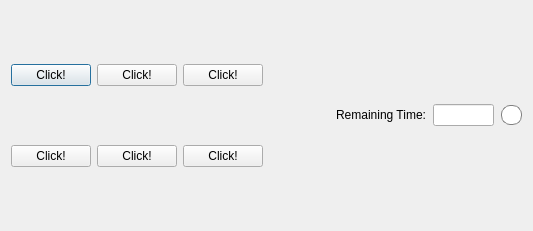
<?xml version="1.0" encoding="UTF-8"?>
<ui version="4.0">
 <class>MainDialog</class>
 <widget class="QDialog" name="MainDialog">
  <property name="geometry">
   <rect>
    <x>0</x>
    <y>0</y>
    <width>533</width>
    <height>231</height>
   </rect>
  </property>
  <property name="sizePolicy">
   <sizepolicy hsizetype="Fixed" vsizetype="Fixed">
    <horstretch>0</horstretch>
    <verstretch>0</verstretch>
   </sizepolicy>
  </property>
  <property name="minimumSize">
   <size>
    <width>533</width>
    <height>231</height>
   </size>
  </property>
  <property name="windowTitle">
   <string>Detect User Inactivity</string>
  </property>
  <layout class="QHBoxLayout" name="horizontalLayout_2">
   <item>
    <layout class="QGridLayout" name="gridLayout">
     <item row="0" column="0">
      <widget class="QPushButton" name="pushButton">
       <property name="text">
        <string>Click!</string>
       </property>
      </widget>
     </item>
     <item row="0" column="1">
      <widget class="QPushButton" name="pushButton_2">
       <property name="text">
        <string>Click!</string>
       </property>
      </widget>
     </item>
     <item row="0" column="2">
      <widget class="QPushButton" name="pushButton_3">
       <property name="text">
        <string>Click!</string>
       </property>
      </widget>
     </item>
     <item row="1" column="0">
      <widget class="QPushButton" name="pushButton_4">
       <property name="text">
        <string>Click!</string>
       </property>
      </widget>
     </item>
     <item row="1" column="1">
      <widget class="QPushButton" name="pushButton_5">
       <property name="text">
        <string>Click!</string>
       </property>
      </widget>
     </item>
     <item row="1" column="2">
      <widget class="QPushButton" name="pushButton_6">
       <property name="text">
        <string>Click!</string>
       </property>
      </widget>
     </item>
    </layout>
   </item>
   <item>
    <layout class="QHBoxLayout" name="horizontalLayout">
     <property name="spacing">
      <number>7</number>
     </property>
     <item>
      <widget class="QLabel" name="label_2">
       <property name="sizePolicy">
        <sizepolicy hsizetype="Fixed" vsizetype="Fixed">
         <horstretch>0</horstretch>
         <verstretch>0</verstretch>
        </sizepolicy>
       </property>
       <property name="maximumSize">
        <size>
         <width>211</width>
         <height>16777215</height>
        </size>
       </property>
       <property name="text">
        <string>Remaining Time:</string>
       </property>
       <property name="alignment">
        <set>Qt::AlignRight|Qt::AlignTrailing|Qt::AlignVCenter</set>
       </property>
      </widget>
     </item>
     <item>
      <widget class="QLineEdit" name="remainingTimeLineEdit">
       <property name="maximumSize">
        <size>
         <width>61</width>
         <height>16777215</height>
        </size>
       </property>
       <property name="readOnly">
        <bool>true</bool>
       </property>
      </widget>
     </item>
     <item>
      <widget class="Led" name="ledLabel">
       <property name="sizePolicy">
        <sizepolicy hsizetype="Fixed" vsizetype="Fixed">
         <horstretch>0</horstretch>
         <verstretch>0</verstretch>
        </sizepolicy>
       </property>
       <property name="minimumSize">
        <size>
         <width>21</width>
         <height>20</height>
        </size>
       </property>
       <property name="styleSheet">
        <string notr="true">background-color: rgb(255, 255, 255);
border-radius:9px;
border: 1px solid gray; 

</string>
       </property>
       <property name="text">
        <string/>
       </property>
      </widget>
     </item>
    </layout>
   </item>
  </layout>
 </widget>
 <customwidgets>
  <customwidget>
   <class>Led</class>
   <extends>QLabel</extends>
   <header location="global">led.h</header>
  </customwidget>
 </customwidgets>
 <resources/>
 <connections/>
</ui>
